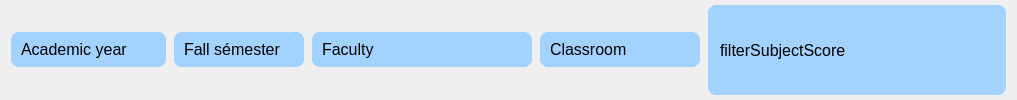
                  <widget class="QWidget" name="widget_16" native="true">
                   <layout class="QHBoxLayout" name="horizontalLayout_15">
                    <property name="spacing">
                     <number>15</number>
                    </property>
                    <property name="topMargin">
                     <number>5</number>
                    </property>
                    <property name="bottomMargin">
                     <number>5</number>
                    </property>
                    <item>
                     <widget class="QWidget" name="widget_17" native="true">
                      <layout class="QHBoxLayout" name="horizontalLayout_16">
                       <property name="spacing">
                        <number>8</number>
                       </property>
                       <property name="leftMargin">
                        <number>0</number>
                       </property>
                       <property name="topMargin">
                        <number>0</number>
                       </property>
                       <property name="rightMargin">
                        <number>0</number>
                       </property>
                       <property name="bottomMargin">
                        <number>0</number>
                       </property>
                       <item>
                        <widget class="QComboBox" name="filterAcademicYearScore">
                         <property name="minimumSize">
                          <size>
                           <width>155</width>
                           <height>35</height>
                          </size>
                         </property>
                         <property name="maximumSize">
                          <size>
                           <width>190</width>
                           <height>16777215</height>
                          </size>
                         </property>
                         <property name="styleSheet">
                          <string notr="true">#filterAcademicYearScore{
border-radius: 8px;
font-size: 16px;
padding-left: 10px;
border: 0px solid rgb(99, 99, 99);
background-color: #a2d2ff
}

#filterAcademicYearScore:hover{
	background-color: rgb(206, 206, 206);
}

#filterAcademicYearScore::down-arrow {
    image: url(:/UI/icons/chevron-down.svg);
    width: 14px;
    height: 14px;
}

#filterAcademicYearScore::drop-down {
	border: 0px;
    subcontrol-origin: padding;
    subcontrol-position: top right;
    width: 20px; /* chiều rộng của nút mũi tên */
	padding-right: 2px;
}</string>
                         </property>
                         <item>
                          <property name="text">
                           <string>Academic year</string>
                          </property>
                         </item>
                        </widget>
                       </item>
                       <item>
                        <widget class="QComboBox" name="filterSemesterScore">
                         <property name="minimumSize">
                          <size>
                           <width>115</width>
                           <height>35</height>
                          </size>
                         </property>
                         <property name="maximumSize">
                          <size>
                           <width>190</width>
                           <height>16777215</height>
                          </size>
                         </property>
                         <property name="styleSheet">
                          <string notr="true">#filterSemesterScore{
border-radius: 8px;
font-size: 16px;
padding-left: 10px;
border: 0px solid rgb(99, 99, 99);
background-color: #a2d2ff
}

#filterSemesterScore:hover{
	background-color: rgb(206, 206, 206);
}

#filterSemesterScore::down-arrow {
    image: url(:/UI/icons/chevron-down.svg);
    width: 14px;
    height: 14px;
}

#filterSemesterScore::drop-down {
	border: 0px;
    subcontrol-origin: padding;
    subcontrol-position: top right;
    width: 20px; /* chiều rộng của nút mũi tên */
	padding-right: 2px;
}</string>
                         </property>
                         <item>
                          <property name="text">
                           <string>Fall sémester</string>
                          </property>
                         </item>
                        </widget>
                       </item>
                       <item>
                        <widget class="QComboBox" name="filterFacultyScore">
                         <property name="minimumSize">
                          <size>
                           <width>220</width>
                           <height>35</height>
                          </size>
                         </property>
                         <property name="maximumSize">
                          <size>
                           <width>260</width>
                           <height>16777215</height>
                          </size>
                         </property>
                         <property name="styleSheet">
                          <string notr="true">#filterFacultyScore{
border-radius: 8px;
font-size: 16px;
padding-left: 10px;
border: 0px solid rgb(99, 99, 99);
background-color: #a2d2ff
}

#filterFacultyScore:hover{
	background-color: rgb(206, 206, 206);
}

#filterFacultyScore::down-arrow {
    image: url(:/UI/icons/chevron-down.svg);
    width: 14px;
    height: 14px;
}

#filterFacultyScore::drop-down {
	border: 0px;
    subcontrol-origin: padding;
    subcontrol-position: top right;
    width: 20px; /* chiều rộng của nút mũi tên */
	padding-right: 2px;
}</string>
                         </property>
                         <item>
                          <property name="text">
                           <string>Faculty</string>
                          </property>
                         </item>
                        </widget>
                       </item>
                       <item>
                        <widget class="QComboBox" name="filterClassroomScore">
                         <property name="minimumSize">
                          <size>
                           <width>160</width>
                           <height>35</height>
                          </size>
                         </property>
                         <property name="maximumSize">
                          <size>
                           <width>190</width>
                           <height>16777215</height>
                          </size>
                         </property>
                         <property name="styleSheet">
                          <string notr="true">#filterClassroomScore{
border-radius: 8px;
font-size: 16px;
padding-left: 10px;
border: 0px solid rgb(99, 99, 99);
background-color: #a2d2ff
}

#filterClassroomScore:hover{
	background-color: rgb(206, 206, 206);
}

#filterClassroomScore::down-arrow {
    image: url(:/UI/icons/chevron-down.svg);
    width: 14px;
    height: 14px;
}

#filterClassroomScore::drop-down {
	border: 0px;
    subcontrol-origin: padding;
    subcontrol-position: top right;
    width: 20px; /* chiều rộng của nút mũi tên */
	padding-right: 2px;
}</string>
                         </property>
                         <item>
                          <property name="text">
                           <string>Classroom</string>
                          </property>
                         </item>
                        </widget>
                       </item>
                       <item>
                        <widget class="QLabel" name="filterSubjectScore">
                         <property name="minimumSize">
                          <size>
                           <width>298</width>
                           <height>35</height>
                          </size>
                         </property>
                         <property name="maximumSize">
                          <size>
                           <width>420</width>
                           <height>16777215</height>
                          </size>
                         </property>
                         <property name="styleSheet">
                          <string notr="true">#filterSubjectScore{
border-radius: 8px;
font-size: 16px;
padding-left: 8px;
border: 0px solid rgb(99, 99, 99);
background-color: #a2d2ff
}

#filterSubjectScore:hover{
	background-color: rgb(206, 206, 206);
}</string>
                         </property>
                         <property name="text">
                          <string>filterSubjectScore</string>
                         </property>
                         <property name="scaledContents">
                          <bool>true</bool>
                         </property>
                         <property name="wordWrap">
                          <bool>true</bool>
                         </property>
                         <property name="margin">
                          <number>0</number>
                         </property>
                         <property name="indent">
                          <number>-1</number>
                         </property>
                        </widget>
                       </item>
                      </layout>
                     </widget>
                    </item>
                   </layout>
                  </widget>
